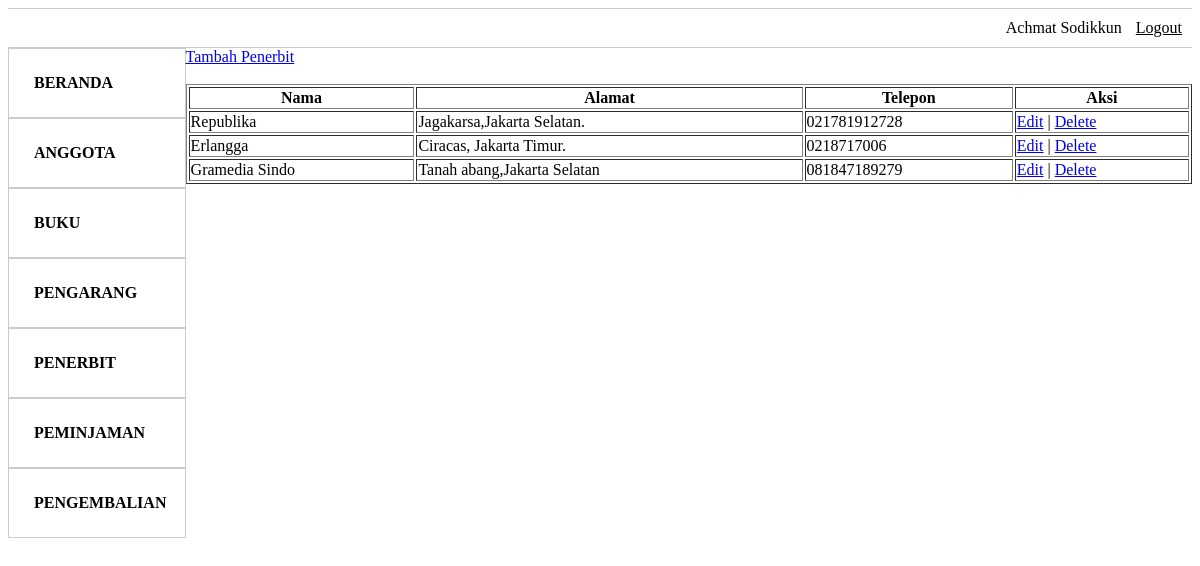
Screenshot of /admin/penerbit.php (signed in) with the database file from the repository.
### tables this page shows
CREATE TABLE `petugas` (
  `id` int(11) NOT NULL,
  `username` varchar(45) DEFAULT NULL,
  `password` varchar(45) DEFAULT NULL,
  `nama_petugas` varchar(100) DEFAULT NULL,
  `telp_petugas` varchar(12) DEFAULT NULL,
  `alamat_petugas` tinytext DEFAULT NULL
);

CREATE TABLE `penerbit` (
  `id_penerbit` int(11) NOT NULL,
  `nama_penerbit` varchar(100) DEFAULT NULL,
  `alamat_penerbit` tinytext DEFAULT NULL,
  `telp_penerbit` varchar(12) DEFAULT NULL
);

### admin/penerbit.php (the view, shortened to what this page needs)
<html>
<head>
</head>
 <?php
        include("../koneksi.php");
        $user = $_SESSION['username'];
        $data = mysqli_query($mysqli, "SELECT * FROM petugas WHERE username = '$user'");
        $tampil = mysqli_fetch_array($data);
?>
<body>
<ul class="menu">
 <li><?php echo $tampil['nama_petugas']; ?></li>
  <li><a href="../logout.php">Logout</a></li>
</ul>
<ul class="sidebar">
    <li><a href="index.php">Beranda</a></li>
    <li><a href="anggota.php">Anggota</a></li>
    <li><a href="buku.php">Buku</a></li>
    <li><a href="pengarang.php">Pengarang</a></li>
    <li><a href="penerbit.php">Penerbit</a></li>
    <li><a href="peminjaman.php">Peminjaman</a></li>
    <li><a href="pengembalian.php">Pengembalian</a></li>
  </ul>
  <div class= "tabel">
  <a href="tambah_penerbit.php">Tambah Penerbit</a><br/><br/>
    <table width='100%' border='1' align = 'center'>
    <tr>
        <th>Nama</th> <th>Alamat</th> <th>Telepon</th><th>Aksi</th>
    </tr>
    <?php
    $data = mysqli_query($mysqli, "SELECT * FROM penerbit");
    while($tampil = mysqli_fetch_array($data)) {
        echo "<tr>";
        echo "<td>".$tampil['nama_penerbit']."</td>";
        echo "<td>".$tampil['alamat_penerbit']."</td>";
        echo "<td>".$tampil['telp_penerbit']."</td>";
        echo "<td><a href='edit_penerbit.php?id=$tampil[id_penerbit]'>Edit</a> | <a href='delete_penerbit.php?id=$tampil[id_penerbit]'>Delete</a></td></tr>";
    }
    ?>
    </table>
</div>
</body>
</html>

### admin/penerbit.php (style rules this page uses)
.menu { border:1px solid #ccc; border-width:1px 0; list-style:none; margin:0; padding:0; text-align:right; }
.menu li { display:inline; }
.menu a { display:inline-block; padding:10px; color:black; }
.sidebar { margin:0; padding:0; height: 100vh; width: 15%; list-style: none; float: left; }
.sidebar li a { display: block; padding: 25px; text-decoration: none; color: black; font-weight: bold; text-transform: uppercase; border: 1px solid #ccc; }
.tabel { width: 85%; float: right; }

### rows the page displays
petugas: nama_petugas "Achmat Sodikkun"
penerbit: nama_penerbit "Republika", alamat_penerbit "Jagakarsa,Jakarta Selatan.", telp_penerbit "021781912728"
penerbit: nama_penerbit "Erlangga", alamat_penerbit "Ciracas, Jakarta Timur.", telp_penerbit "0218717006"
penerbit: nama_penerbit "Gramedia Sindo", alamat_penerbit "Tanah abang,Jakarta Selatan", telp_penerbit "081847189279"
